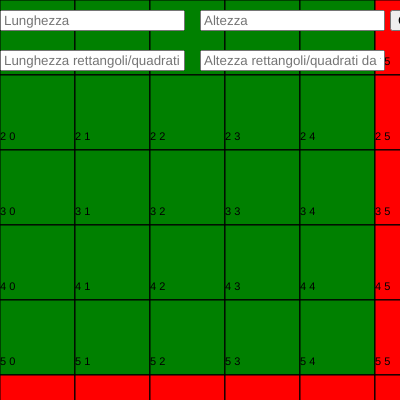
Frame 1 (no input)
Frame 2 (the mouse pressed at the canvas centre, redrawn once): identical to frame 1, image omitted

The p5.js sketch that drew this single still picture (run headless with seeded random() and noise() and a simulated clock; the mouse was pressed at the canvas centre and the sketch redrawn once):

// p5.js sketch
// ── sketch.js
class rectPolygon {
  constructor(ht, wd, posX, posY) {
    this.height = ht;
    this.width = wd;
    this.posX = posX;
    this.posY = posY;
    this.color = "green";
  }

  display() {
    beginShape();
    vertex(this.posX, this.posY);
    vertex(this.posX + this.width, this.posY);
    vertex(this.posX + this.width, this.posY + this.height);
    vertex(this.posX, this.posY + this.height);
    endShape(CLOSE);
  }

  getLastX() {
    return this.posX + this.width;
  }

  getLastY() {
    return this.posY + this.height;
  }

  setColor(color) {
    this.color = color;
    fill(color);
    beginShape();
    vertex(this.posX, this.posY);
    vertex(this.posX + this.width, this.posY);
    vertex(this.posX + this.width, this.posY + this.height);
    vertex(this.posX, this.posY + this.height);
    endShape(CLOSE);
  }

  getColor() {
    return this.color;
  }

  getArea() {
    return wd * ht;
  }
}

function incrementRects(i, size) {
  let rectangle = 0;
  let sum = 0;
  if (i === 0) {
    return 0;
  } else return i * size;
}

function drawRects(
  fabricX,
  fabricY,
  ht,
  wd,
  rectangles,
  greenSquares,
  redSquares
) {
  let rectNumX = fabricX / wd;
  let rectNumY = fabricY / ht;
  for (i = 0; i < rectNumY; i++) {
    for (x = 0; x < rectNumX; x++) {
      let rectNX = incrementRects(x, wd);
      let rectNY = incrementRects(i, ht);

      rectangles[i] = new rectPolygon(ht, wd, rectNX, rectNY);
      textSize(11);
      fill(0, 0, 0);
      text(`${i} ${x}`, rectNX, rectNY - 10);
      rectangles[i].display();

      if (
        rectangles[i].getLastX() > fabricX ||
        rectangles[i].getLastY() > fabricY
      ) {
        rectangles[i].setColor("red");
        //redSquares = redSquares.concat(rectangles[i]);
        //console.log(greenSquares[i]);
      } else {
        rectangles[i].setColor("green");
        //greenSquares = greenSquares.concat(rectangles[i]);
        //console.log(greenSquares[i]);
      }
    }
  }
}
/*
function filterColor(array, param, ){
  let filteredArr = []; 
  for (i = 0; i < array.length; i++){
    if(array[i].getColor() == param){
      filteredArr = filteredArr.concat(array[i]);
      console.log(array, param);   
    }
  }
  return filteredArr;
}

function calcTotArea(areas){
  let total = 0;
  for (i = 0; i< areas.length; i++){
    total = areas[i] + total; 
  }
  return total;
}

function calcWaste(rectangles){
  let totalArea = width*height
  let green = filterColor(rectangles, "green");
  let avalaibleArea = calcTotArea(green);
  let waste = totalArea - avalaibleArea;
  
  console.log(waste, totalArea, avalaibleArea, green);
}
*/
let fabricX = 400;
let fabricY = 400;
let sizeXInput,
  sizeYInput,
  button,
  rectXInput,
  rectYInput,
  rectWidth,
  rectHeight;

function setup() {
  //dimensione tessuto
  createCanvas(fabricX, fabricY);
  noLoop();

  sizeXInput = createInput().attribute("placeholder", "Lunghezza");
  sizeXInput.position(0, 10);

  sizeYInput = createInput().attribute("placeholder", "Altezza");
  sizeYInput.position(200, 10);

  rectXInput = createInput().attribute(
    "placeholder",
    "Lunghezza rettangoli/quadrati da tagliare"
  );
  rectXInput.position(0, 50);

  rectYInput = createInput().attribute(
    "placeholder",
    "Altezza rettangoli/quadrati da tagliare"
  );
  rectYInput.position(200, 50);

  // fabricY = sizeYInput.value();

  button = createButton("Genera");
  button.position(390, 10);
  button.mousePressed(windowResized);
}

function windowResized() {
  let rectangles = [];
  let greenSquares = [];
  let redSquares = [];
  const x = sizeXInput.value();
  const y = sizeYInput.value();
  const rectWidth = rectXInput.value();
  const rectHeight = rectYInput.value();
  console.log(x, y);
  // if (x != null && y != null) {
  resizeCanvas(x, y, false);
  drawRects(
    width,
    height,
    parseInt(rectWidth),
    parseInt(rectHeight),
    rectangles,
    greenSquares,
    redSquares
  );
  // }
}

function draw() {
  background(220);
  let rectangles = [];
  let greenSquares = [];
  let redSquares = [];
  console.log(rectangles);
  //new rectPolygon(50, 100, 0, 0).display();
  //dimensione parte da tagliare
  drawRects(width, height, 75, 75, rectangles, greenSquares, redSquares);
  //calcWaste( redSquares, greenSquares, rectangles);
}
